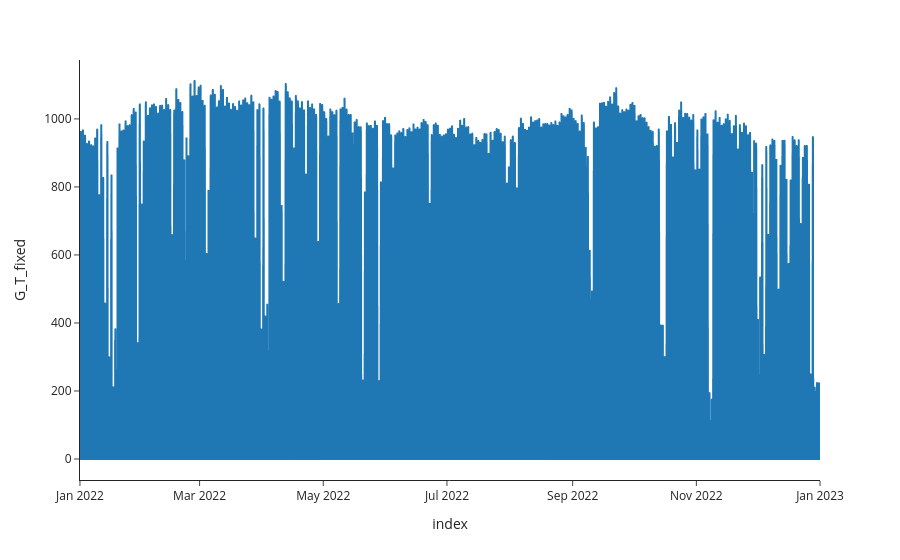

Notebook source saved alongside this figure:
### Code cell
df.plot(y="G_T_fixed")

### Figure 1 — Plotly figure (JSON) as saved in the notebook; plotly's stock layout.template omitted (floating-point values rounded to 4 significant figures; data arrays with more than 128 entries replaced by an {"elided": "..."} marker saying what was removed)
{"data": [{"hovertemplate": "index=%{x}<br>G_T_fixed=%{y}<extra></extra>", "legendgroup": "", "line": {"color": "#1F77B4", "dash": "solid"}, "marker": {"symbol": "circle"}, "mode": "lines", "name": "", "showlegend": false, "type": "scattergl", "x": {"elided": "8760 str values"}, "xaxis": "x", "y": {"elided": "8760 float values"}, "yaxis": "y"}], "layout": {"legend": {"tracegroupgap": 0}, "margin": {"t": 60}, "xaxis": {"anchor": "y", "domain": [0, 1], "title": {"text": "index"}}, "yaxis": {"anchor": "x", "domain": [0, 1], "title": {"text": "G_T_fixed"}}}}
